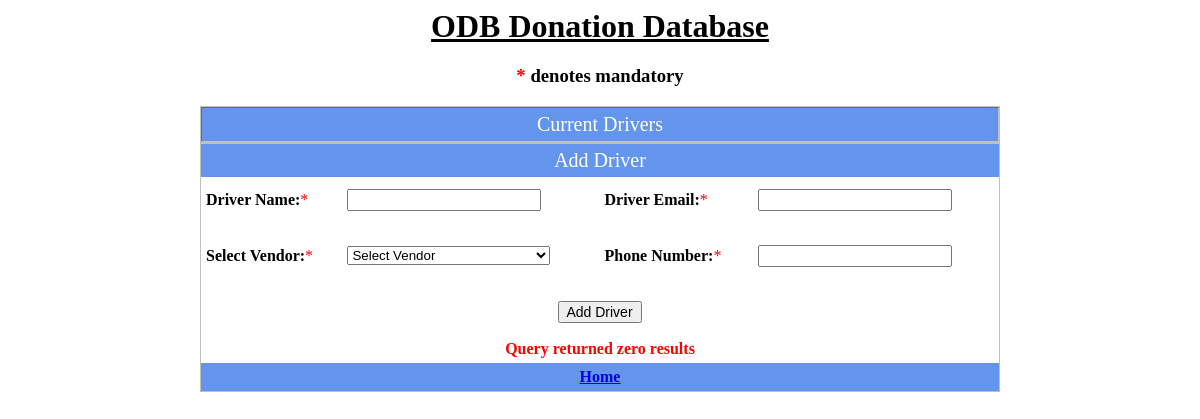
Before: /drivers.php with the older database file.
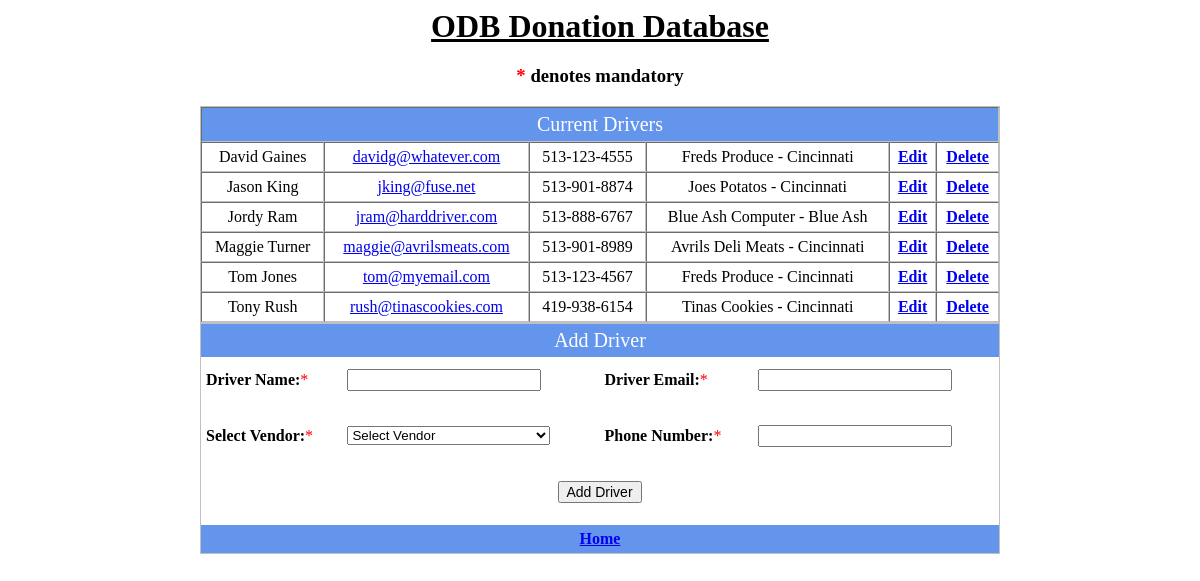
After: the same page with the newer database file.
### tables this page shows
CREATE TABLE `Driver` (
  `Id` int(11) NOT NULL,
  `Driver` varchar(75) NOT NULL,
  `Email` varchar(75) NOT NULL,
  `Vendor` int(11) NOT NULL,
  `PhoneNumber` varchar(12) NOT NULL
);

CREATE TABLE `Vendor` (
  `Id` int(11) NOT NULL,
  `Vendor` varchar(75) NOT NULL,
  `Contact` varchar(75) NOT NULL,
  `Email` varchar(75) NOT NULL,
  `Address` varchar(150) NOT NULL,
  `City` varchar(50) NOT NULL,
  `State` varchar(50) NOT NULL,
  `ZipCode` varchar(10) NOT NULL,
  `PhoneNumber` varchar(12) NOT NULL
);

### drivers.php (the view, shortened to what this page needs)
<html>
    <head>
    </head>
    <body>
 <?php
    require 'creds.php';
?>
       <div class="container">
          <center><h1><u>ODB Donation Database</u></h1></center>
          <center><h3><span class="note">*</span> denotes mandatory</h3></center>
            <form id="add_form" method="POST" action="<?php echo $_SERVER['PHP_SELF']; ?>">
                <table width="800" style=" border:1px solid silver" cellpadding="5" cellspacing="0" align="center" border="1">
                    <tr>
                        <td colspan="6" style="background:#6495ED; color:#FFFFFF; font-size:20px" align="center">Current Drivers</td>
                    </tr>
                    <?php
                    try
                    {
                        $sql    = "SELECT Driver.Driver, Driver.Email, Driver.PhoneNumber,
                                   Vendor.Vendor AS Vendor, Vendor.City AS City, Driver.Id
                                   FROM Driver INNER JOIN Vendor ON Driver.Vendor = Vendor.Id
                                   ORDER BY Driver";
                        $result = $conn->query($sql);
                        if ( $result->num_rows > 0 )
                        {
                            while($row = $result->fetch_assoc())
                            {
                                echo "            <tr>\n";
                                echo "              <td align=\"center\">".$row['Driver']."</td>\n";
                                echo "              <td align=\"center\"><a href='mailto:".$row['Email']."'>".$row['Email']."</td>\n";
                                echo "              <td align=\"center\">".$row['PhoneNumber']."</td>\n";
                                echo "              <td align=\"center\">".$row['Vendor']." - ".$row['City']."</td>\n";
                                echo "              <td align=\"center\"><a href=\"editdriver.php?id=".$row['Id']."\"><b>Edit</b></a></td>\n";
                                echo "              <td align=\"center\"><a href=\"deletedriver.php?id=".$row['Id']."\"><b>Delete</b></a></td>\n";
                                echo "            </tr>\n";
                            }
                        }
                        else
                        {
                            $message = "Query returned zero results";
                        }
                    }
                    catch(Exception $e)
                    {
                        if ( strpos($message, 'error in your SQL syntax') !== false )
                        {
                            $message = "Error: Verify there are no single quotes used in any field";
                        }
                    }
                    ?>
                </table>
                <table width="800" style=" border:1px solid silver" cellpadding="5" cellspacing="0" align="center" border="0">
                    <tr>
                      <td align="center" colspan="6" style="background:#6495ED; color:#FFFFFF; font-size:20px">Add Driver</td>
                    </tr>
                    <tr>
                        <td><b>Driver Name:</b><span class="note">*</span></td>
                        <td><input type="text" id="driver" name="Driver" size="20" value="<?php if(isset($_POST['Driver'])) echo $_POST['Driver']; ?>"></td>
                        <td><b>Driver Email:</b><span class="note">*</span></td>
                        <td><input type="text" id=email name="Email" size="20" value="<?php if(isset($_POST['Email'])) echo $_POST['Email']; ?>"></td>
                    </tr>
                    <tr>
                        <td colspan="2"><p class="note"><?php if(isset($msg_driver)) echo $msg_driver ?></p></td>
                        <td></td>
                        <td colspan="2"><p class="note"><?php if(isset($msg_email)) echo $msg_email ?></p></td>
                    </tr>
                    <tr>
                        <td><b>Select Vendor:</b><span class="note">*</span></td>
                        <td><select name="Vendor">
                            <option value="">Select Vendor</option>
                        </select></td>
                        <td><b>Phone Number:</b><span class="note">*</span></td>
                        <td><input type="text" name="PhoneNumber" size="20" value="<?php if(isset($_POST['PhoneNumber'])) echo $_POST['PhoneNumber']; ?>"></td>
                    <tr>
                        <td colspan="2"><p class="note"><?php if(isset($msg_vendor)) echo $msg_vendor ?></p></td>
                        <td></td>
                        <td colspan="2"><p class="note"><?php if(isset($msg_phonenumber)) echo $msg_phonenumber ?></p></td>
                    </tr>
                    <tr>
                        <td colspan="6" align="center"><input type="hidden" name="do" value="store"><input type="submit" value="Add Driver"></td>
                    </tr>
                    <tr>
                        <td colspan="6" align="center"><p class="note"><b><?php if(isset($message)) echo $message ?></b></p></td>
                    </tr>
                    <tr bgcolor="#6495ED">
                        <th colspan="6" align="center" border="1"><a href="index.php">Home</a></th>
                    </tr>
                </table>
            </form>
        </div>
    </body>
</html>

### drivers.php (style rules this page uses)
h1 { margin-bottom:20px }
input, label { margin-top:7px; margin-bottom:7px; color:black; font-size: 14px; padding-right: 7px }
.note { color: #ff0000 }

Changed rows visible on the page:
added driver: Driver "David Gaines", Email "davidg@whatever.com", PhoneNumber "513-123-4555", vendor.Vendor "Freds Produce", vendor.City "Cincinnati"
added driver: Driver "Jason King", Email "jking@fuse.net", PhoneNumber "513-901-8874", vendor.Vendor "Joes Potatos", vendor.City "Cincinnati"
added driver: Driver "Jordy Ram", Email "jram@harddriver.com", PhoneNumber "513-888-6767", vendor.Vendor "Blue Ash Computer", vendor.City "Blue Ash"
added driver: Driver "Maggie Turner", Email "maggie@avrilsmeats.com", PhoneNumber "513-901-8989", vendor.Vendor "Avrils Deli Meats", vendor.City "Cincinnati"
added driver: Driver "Tom Jones", Email "tom@myemail.com", PhoneNumber "513-123-4567", vendor.Vendor "Freds Produce", vendor.City "Cincinnati"
added driver: Driver "Tony Rush", Email "rush@tinascookies.com", PhoneNumber "419-938-6154", vendor.Vendor "Tinas Cookies", vendor.City "Cincinnati"
Other visible differences:
$message: "Query returned zero results" → (not shown)
